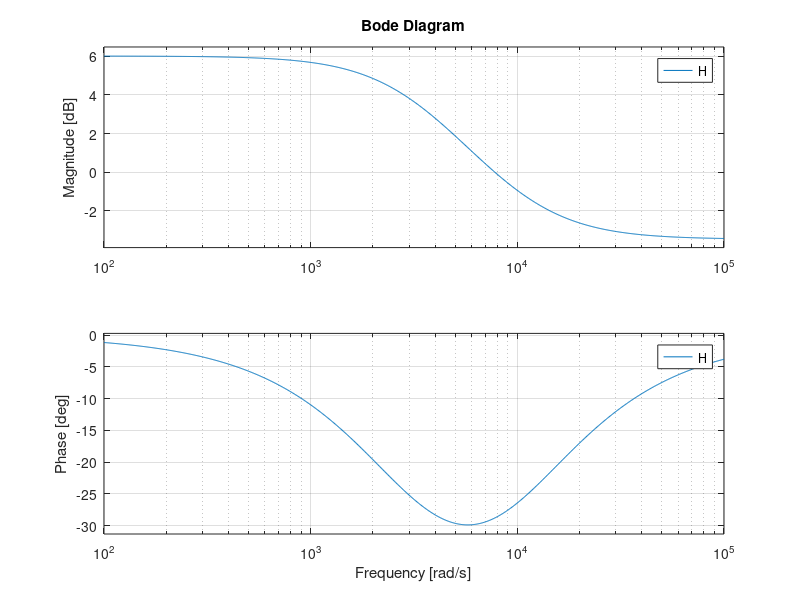

Write the MATLAB code that produced this figure.
%Task1 Active Realization

a20 = 6666.666667;
a21 = 0.67;
w20 = 3333.333333;

num = [a21 a20];
den = [1 w20];

H = tf (num ,den)
bode(H)
grid on
